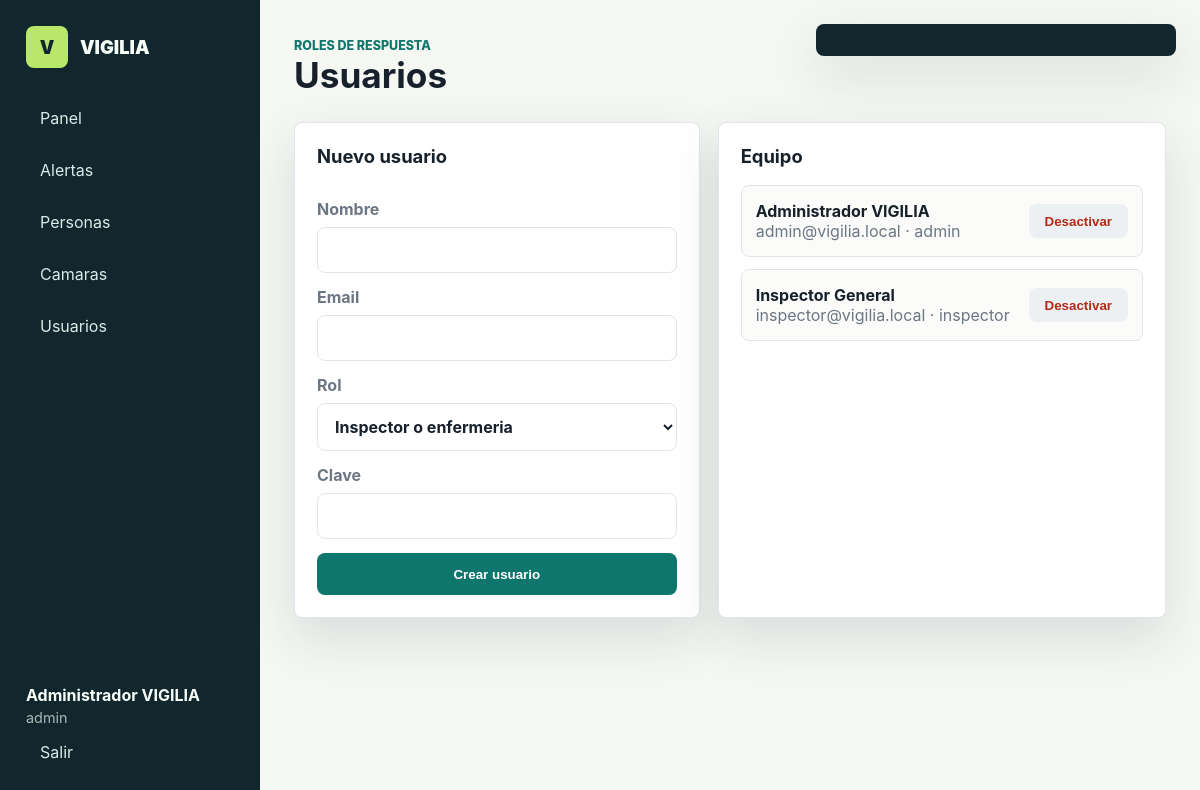
The app's page /index.php?route=users (signed in) with its own data.
### tables this page shows
CREATE TABLE IF NOT EXISTS users (
    id INT AUTO_INCREMENT PRIMARY KEY,
    name VARCHAR(120) NOT NULL,
    email VARCHAR(160) NOT NULL UNIQUE,
    role ENUM('admin', 'inspector') NOT NULL DEFAULT 'inspector',
    password_hash VARCHAR(255) NOT NULL,
    active TINYINT(1) NOT NULL DEFAULT 1,
    last_seen_alert_at DATETIME NULL,
    created_at DATETIME NOT NULL DEFAULT CURRENT_TIMESTAMP
);

### vigilia/bootstrap.php (called while the page is built, shortened)
<?php
function current_user(): ?array
{
    return $_SESSION['user'] ?? null;
}
function e(?string $value): string
{
    return htmlspecialchars((string) $value, ENT_QUOTES, 'UTF-8');
}

### vigilia/views/users.php (the view, shortened to what this page needs)
<?php $users = $pdo->query('SELECT * FROM users WHERE active = 1 ORDER BY role, name')->fetchAll(); ?>
<header class="topbar">
    <div>
        <span class="eyebrow">Roles de respuesta</span>
        <h1>Usuarios</h1>
    </div>
</header>
<section class="grid two">
    <form method="post" action="index.php?route=users" class="panel form">
        <h2>Nuevo usuario</h2>
        <label>Nombre <input name="name" required></label>
        <label>Email <input name="email" type="email" required></label>
        <label>Rol
            <select name="role">
                <option value="inspector">Inspector o enfermeria</option>
            </select>
        </label>
        <label>Clave <input name="password" type="password" required></label>
        <button class="primary">Crear usuario</button>
    </form>
    <div class="panel">
        <h2>Equipo</h2>
        <div class="stack">
            <?php foreach ($users as $item): ?>
                <div class="item-row">
                    <div>
                        <strong><?= e($item['name']) ?></strong>
                        <span><?= e($item['email']) ?> · <?= e($item['role']) ?></span>
                    </div>
                    <form method="post" action="index.php?route=users">
                        <button class="small danger">Desactivar</button>
                    </form>
                </div>
            <?php endforeach; ?>
        </div>
    </div>
</section>

### vigilia/views/header.php (shortened to what this page needs)
<?php $user = current_user(); ?>
<!doctype html>
<html lang="es">
<head>
    <link rel="stylesheet" href="vigilia/assets/styles.css">
</head>
<body>
<?php if ($user): ?>
    <aside class="sidebar">
        <a class="brand" href="index.php">
            <span class="brand-mark">V</span>
            <span>VIGILIA</span>
        </a>
        <nav>
            <a href="index.php?route=dashboard">Panel</a>
            <a href="index.php?route=incidents">Alertas</a>
            <?php if ($user['role'] === 'admin'): ?>
                <a href="index.php?route=people">Personas</a>
                <a href="index.php?route=cameras">Camaras</a>
                <a href="index.php?route=users">Usuarios</a>
            <?php endif; ?>
        </nav>
        <div class="session">
            <strong><?= e($user['name']) ?></strong>
            <span><?= e($user['role']) ?></span>
            <a href="index.php?logout=1">Salir</a>
        </div>
    </aside>
    <main class="shell">
        <div id="toast" class="toast" hidden></div>
<?php else: ?>
    <main class="login-shell">
<?php endif; ?>

### index.php (shortened to what this page needs)
<?php
require __DIR__ . '/vigilia/bootstrap.php';
$route = $_GET['route'] ?? 'dashboard';
include __DIR__ . '/vigilia/views/header.php';
switch ($route) {
    case 'users':
        include __DIR__ . '/vigilia/views/users.php';
        break;
}
include __DIR__ . '/vigilia/views/footer.php';

### vigilia/views/footer.php (shortened to what this page needs)
    </main>
</body>
</html>

### vigilia/assets/styles.css (style rules this page uses)
:root { --ink: #17212b; --muted: #6c7684; --line: #dfe6ea; --page: #f5f7f3; --panel: #ffffff; --teal: #0f766e; --lime: #b9e769; --coral: #f9735b; --violet: #6d5dfc; --shadow: 0 20px 50px rgba(23, 33, 43, 0.12); }
* { box-sizing: border-box; }
body { margin: 0; min-height: 100vh; background: var(--page); color: var(--ink); font-family: Inter, ui-sans-serif, system-ui, -apple-system, BlinkMacSystemFont, "Segoe UI", sans-serif; }
a { color: inherit; text-decoration: none; }
.sidebar { position: fixed; inset: 0 auto 0 0; width: 260px; padding: 26px; background: #11262d; color: #f8fff8; display: flex; flex-direction: column; gap: 28px; }
.brand { display: flex; align-items: center; gap: 12px; font-weight: 900; font-size: 1.15rem; }
.brand-mark { width: 42px; height: 42px; display: grid; place-items: center; border-radius: 8px; background: var(--lime); color: #11262d; }
nav { display: grid; gap: 8px; }
nav a, .session a { padding: 12px 14px; border-radius: 8px; color: #d9ebe8; }
.session { margin-top: auto; display: grid; gap: 4px; }
.session span { color: #a8bbb7; font-size: 0.9rem; }
.shell { margin-left: 260px; padding: 34px; }
.topbar { display: flex; align-items: center; justify-content: space-between; gap: 16px; margin-bottom: 26px; }
h1, h2 { margin: 0; letter-spacing: 0; }
h1 { font-size: 2.2rem; }
h2 { font-size: 1.15rem; margin-bottom: 18px; }
.eyebrow { color: var(--teal); font-weight: 800; letter-spacing: 0; text-transform: uppercase; font-size: 0.78rem; }
.metrics article, .panel { background: var(--panel); border: 1px solid var(--line); border-radius: 8px; box-shadow: var(--shadow); }
.panel { padding: 22px; }
.grid { display: grid; gap: 18px; }
.grid.two { grid-template-columns: minmax(0, 0.95fr) minmax(0, 1.05fr); }
.stack, .timeline, .camera-list { display: grid; gap: 12px; }
.event, .item-row, .camera-row { min-height: 72px; display: flex; align-items: center; justify-content: space-between; gap: 14px; padding: 14px; border: 1px solid var(--line); border-radius: 8px; background: #fbfcf9; }
.event small, .item-row span, .camera-row span, .muted { color: var(--muted); }
.form { display: grid; gap: 14px; }
label { display: grid; gap: 8px; color: var(--muted); font-weight: 700; }
input, textarea, select { width: 100%; border: 1px solid var(--line); border-radius: 8px; padding: 12px 13px; font: inherit; color: var(--ink); background: white; }
button, .primary, .ghost { border: 0; border-radius: 8px; min-height: 42px; padding: 0 16px; font-weight: 850; cursor: pointer; }
.primary { background: var(--teal); color: white; }
.small { min-height: 34px; background: #edf0f2; color: var(--ink); }
.danger { color: #b52918; }
.toast { position: fixed; top: 24px; right: 24px; z-index: 10; width: min(360px, calc(100vw - 40px)); padding: 16px; border-radius: 8px; background: #11262d; color: white; box-shadow: var(--shadow); display: grid; gap: 4px; }

### records on screen
users: name "Administrador VIGILIA", email "admin@vigilia.local", role "admin"
users: name "Inspector General", email "inspector@vigilia.local", role "inspector"

### other values on screen
$user['name'] "Administrador VIGILIA"
$user['role'] "admin"
